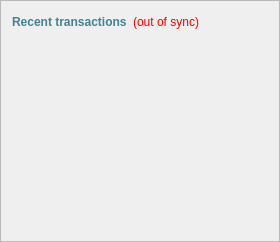
      <widget class="QFrame" name="frame_2">
       <property name="frameShape">
        <enum>QFrame::StyledPanel</enum>
       </property>
       <property name="frameShadow">
        <enum>QFrame::Raised</enum>
       </property>
       <layout class="QVBoxLayout" name="verticalLayout">
        <item>
         <layout class="QHBoxLayout" name="horizontalLayout_2">
          <item>
           <widget class="QLabel" name="label_4">
            <property name="palette">
             <palette>
              <active>
               <colorrole role="WindowText">
                <brush brushstyle="SolidPattern">
                 <color alpha="255">
                  <red>65</red>
                  <green>130</green>
                  <blue>148</blue>
                 </color>
                </brush>
               </colorrole>
               <colorrole role="Button">
                <brush brushstyle="SolidPattern">
                 <color alpha="255">
                  <red>65</red>
                  <green>130</green>
                  <blue>148</blue>
                 </color>
                </brush>
               </colorrole>
               <colorrole role="Light">
                <brush brushstyle="SolidPattern">
                 <color alpha="255">
                  <red>97</red>
                  <green>195</green>
                  <blue>222</blue>
                 </color>
                </brush>
               </colorrole>
               <colorrole role="Midlight">
                <brush brushstyle="SolidPattern">
                 <color alpha="255">
                  <red>81</red>
                  <green>162</green>
                  <blue>185</blue>
                 </color>
                </brush>
               </colorrole>
               <colorrole role="Dark">
                <brush brushstyle="SolidPattern">
                 <color alpha="255">
                  <red>32</red>
                  <green>65</green>
                  <blue>74</blue>
                 </color>
                </brush>
               </colorrole>
               <colorrole role="Mid">
                <brush brushstyle="SolidPattern">
                 <color alpha="255">
                  <red>43</red>
                  <green>87</green>
                  <blue>99</blue>
                 </color>
                </brush>
               </colorrole>
               <colorrole role="Text">
                <brush brushstyle="SolidPattern">
                 <color alpha="255">
                  <red>65</red>
                  <green>130</green>
                  <blue>148</blue>
                 </color>
                </brush>
               </colorrole>
               <colorrole role="BrightText">
                <brush brushstyle="SolidPattern">
                 <color alpha="255">
                  <red>255</red>
                  <green>255</green>
                  <blue>255</blue>
                 </color>
                </brush>
               </colorrole>
               <colorrole role="ButtonText">
                <brush brushstyle="SolidPattern">
                 <color alpha="255">
                  <red>0</red>
                  <green>0</green>
                  <blue>0</blue>
                 </color>
                </brush>
               </colorrole>
               <colorrole role="Base">
                <brush brushstyle="SolidPattern">
                 <color alpha="255">
                  <red>255</red>
                  <green>255</green>
                  <blue>255</blue>
                 </color>
                </brush>
               </colorrole>
               <colorrole role="Window">
                <brush brushstyle="SolidPattern">
                 <color alpha="255">
                  <red>65</red>
                  <green>130</green>
                  <blue>148</blue>
                 </color>
                </brush>
               </colorrole>
               <colorrole role="Shadow">
                <brush brushstyle="SolidPattern">
                 <color alpha="255">
                  <red>0</red>
                  <green>0</green>
                  <blue>0</blue>
                 </color>
                </brush>
               </colorrole>
               <colorrole role="AlternateBase">
                <brush brushstyle="SolidPattern">
                 <color alpha="255">
                  <red>160</red>
                  <green>192</green>
                  <blue>201</blue>
                 </color>
                </brush>
               </colorrole>
               <colorrole role="ToolTipBase">
                <brush brushstyle="SolidPattern">
                 <color alpha="255">
                  <red>255</red>
                  <green>255</green>
                  <blue>220</blue>
                 </color>
                </brush>
               </colorrole>
               <colorrole role="ToolTipText">
                <brush brushstyle="SolidPattern">
                 <color alpha="255">
                  <red>0</red>
                  <green>0</green>
                  <blue>0</blue>
                 </color>
                </brush>
               </colorrole>
              </active>
              <inactive>
               <colorrole role="WindowText">
                <brush brushstyle="SolidPattern">
                 <color alpha="255">
                  <red>65</red>
                  <green>130</green>
                  <blue>148</blue>
                 </color>
                </brush>
               </colorrole>
               <colorrole role="Button">
                <brush brushstyle="SolidPattern">
                 <color alpha="255">
                  <red>65</red>
                  <green>130</green>
                  <blue>148</blue>
                 </color>
                </brush>
               </colorrole>
               <colorrole role="Light">
                <brush brushstyle="SolidPattern">
                 <color alpha="255">
                  <red>97</red>
                  <green>195</green>
                  <blue>222</blue>
                 </color>
                </brush>
               </colorrole>
               <colorrole role="Midlight">
                <brush brushstyle="SolidPattern">
                 <color alpha="255">
                  <red>81</red>
                  <green>162</green>
                  <blue>185</blue>
                 </color>
                </brush>
               </colorrole>
               <colorrole role="Dark">
                <brush brushstyle="SolidPattern">
                 <color alpha="255">
                  <red>32</red>
                  <green>65</green>
                  <blue>74</blue>
                 </color>
                </brush>
               </colorrole>
               <colorrole role="Mid">
                <brush brushstyle="SolidPattern">
                 <color alpha="255">
                  <red>43</red>
                  <green>87</green>
                  <blue>99</blue>
                 </color>
                </brush>
               </colorrole>
               <colorrole role="Text">
                <brush brushstyle="SolidPattern">
                 <color alpha="255">
                  <red>65</red>
                  <green>130</green>
                  <blue>148</blue>
                 </color>
                </brush>
               </colorrole>
               <colorrole role="BrightText">
                <brush brushstyle="SolidPattern">
                 <color alpha="255">
                  <red>255</red>
                  <green>255</green>
                  <blue>255</blue>
                 </color>
                </brush>
               </colorrole>
               <colorrole role="ButtonText">
                <brush brushstyle="SolidPattern">
                 <color alpha="255">
                  <red>0</red>
                  <green>0</green>
                  <blue>0</blue>
                 </color>
                </brush>
               </colorrole>
               <colorrole role="Base">
                <brush brushstyle="SolidPattern">
                 <color alpha="255">
                  <red>255</red>
                  <green>255</green>
                  <blue>255</blue>
                 </color>
                </brush>
               </colorrole>
               <colorrole role="Window">
                <brush brushstyle="SolidPattern">
                 <color alpha="255">
                  <red>65</red>
                  <green>130</green>
                  <blue>148</blue>
                 </color>
                </brush>
               </colorrole>
               <colorrole role="Shadow">
                <brush brushstyle="SolidPattern">
                 <color alpha="255">
                  <red>0</red>
                  <green>0</green>
                  <blue>0</blue>
                 </color>
                </brush>
               </colorrole>
               <colorrole role="AlternateBase">
                <brush brushstyle="SolidPattern">
                 <color alpha="255">
                  <red>160</red>
                  <green>192</green>
                  <blue>201</blue>
                 </color>
                </brush>
               </colorrole>
               <colorrole role="ToolTipBase">
                <brush brushstyle="SolidPattern">
                 <color alpha="255">
                  <red>255</red>
                  <green>255</green>
                  <blue>220</blue>
                 </color>
                </brush>
               </colorrole>
               <colorrole role="ToolTipText">
                <brush brushstyle="SolidPattern">
                 <color alpha="255">
                  <red>0</red>
                  <green>0</green>
                  <blue>0</blue>
                 </color>
                </brush>
               </colorrole>
              </inactive>
              <disabled>
               <colorrole role="WindowText">
                <brush brushstyle="SolidPattern">
                 <color alpha="255">
                  <red>32</red>
                  <green>65</green>
                  <blue>74</blue>
                 </color>
                </brush>
               </colorrole>
               <colorrole role="Button">
                <brush brushstyle="SolidPattern">
                 <color alpha="255">
                  <red>65</red>
                  <green>130</green>
                  <blue>148</blue>
                 </color>
                </brush>
               </colorrole>
               <colorrole role="Light">
                <brush brushstyle="SolidPattern">
                 <color alpha="255">
                  <red>97</red>
                  <green>195</green>
                  <blue>222</blue>
                 </color>
                </brush>
               </colorrole>
               <colorrole role="Midlight">
                <brush brushstyle="SolidPattern">
                 <color alpha="255">
                  <red>81</red>
                  <green>162</green>
                  <blue>185</blue>
                 </color>
                </brush>
               </colorrole>
               <colorrole role="Dark">
                <brush brushstyle="SolidPattern">
                 <color alpha="255">
                  <red>32</red>
                  <green>65</green>
                  <blue>74</blue>
                 </color>
                </brush>
               </colorrole>
               <colorrole role="Mid">
                <brush brushstyle="SolidPattern">
                 <color alpha="255">
                  <red>43</red>
                  <green>87</green>
                  <blue>99</blue>
                 </color>
                </brush>
               </colorrole>
               <colorrole role="Text">
                <brush brushstyle="SolidPattern">
                 <color alpha="255">
                  <red>32</red>
                  <green>65</green>
                  <blue>74</blue>
                 </color>
                </brush>
               </colorrole>
               <colorrole role="BrightText">
                <brush brushstyle="SolidPattern">
                 <color alpha="255">
                  <red>255</red>
                  <green>255</green>
                  <blue>255</blue>
                 </color>
                </brush>
               </colorrole>
               <colorrole role="ButtonText">
                <brush brushstyle="SolidPattern">
                 <color alpha="255">
                  <red>32</red>
                  <green>65</green>
                  <blue>74</blue>
                 </color>
                </brush>
               </colorrole>
               <colorrole role="Base">
                <brush brushstyle="SolidPattern">
                 <color alpha="255">
                  <red>65</red>
                  <green>130</green>
                  <blue>148</blue>
                 </color>
                </brush>
               </colorrole>
               <colorrole role="Window">
                <brush brushstyle="SolidPattern">
                 <color alpha="255">
                  <red>65</red>
                  <green>130</green>
                  <blue>148</blue>
                 </color>
                </brush>
               </colorrole>
               <colorrole role="Shadow">
                <brush brushstyle="SolidPattern">
                 <color alpha="255">
                  <red>0</red>
                  <green>0</green>
                  <blue>0</blue>
                 </color>
                </brush>
               </colorrole>
               <colorrole role="AlternateBase">
                <brush brushstyle="SolidPattern">
                 <color alpha="255">
                  <red>65</red>
                  <green>130</green>
                  <blue>148</blue>
                 </color>
                </brush>
               </colorrole>
               <colorrole role="ToolTipBase">
                <brush brushstyle="SolidPattern">
                 <color alpha="255">
                  <red>255</red>
                  <green>255</green>
                  <blue>220</blue>
                 </color>
                </brush>
               </colorrole>
               <colorrole role="ToolTipText">
                <brush brushstyle="SolidPattern">
                 <color alpha="255">
                  <red>0</red>
                  <green>0</green>
                  <blue>0</blue>
                 </color>
                </brush>
               </colorrole>
              </disabled>
             </palette>
            </property>
            <property name="text">
             <string>&lt;b&gt;Recent transactions&lt;/b&gt;</string>
            </property>
           </widget>
          </item>
          <item>
           <widget class="QLabel" name="labelTransactionsStatus">
            <property name="toolTip">
             <string>The displayed information may be out of date. Your wallet automatically synchronizes with the Zorbacoin network after a connection is established, but this process has not completed yet.</string>
            </property>
            <property name="styleSheet">
             <string notr="true">QLabel { color: red; }</string>
            </property>
            <property name="text">
             <string notr="true">(out of sync)</string>
            </property>
            <property name="alignment">
             <set>Qt::AlignRight|Qt::AlignTrailing|Qt::AlignVCenter</set>
            </property>
           </widget>
          </item>
          <item>
           <spacer name="horizontalSpacer">
            <property name="orientation">
             <enum>Qt::Horizontal</enum>
            </property>
            <property name="sizeHint" stdset="0">
             <size>
              <width>40</width>
              <height>20</height>
             </size>
            </property>
           </spacer>
          </item>
         </layout>
        </item>
        <item>
         <widget class="QListView" name="listTransactions">
          <property name="palette">
           <palette>
            <active>
             <colorrole role="WindowText">
              <brush brushstyle="SolidPattern">
               <color alpha="255">
                <red>255</red>
                <green>255</green>
                <blue>255</blue>
               </color>
              </brush>
             </colorrole>
             <colorrole role="Button">
              <brush brushstyle="SolidPattern">
               <color alpha="0">
                <red>0</red>
                <green>0</green>
                <blue>0</blue>
               </color>
              </brush>
             </colorrole>
             <colorrole role="Light">
              <brush brushstyle="SolidPattern">
               <color alpha="0">
                <red>0</red>
                <green>0</green>
                <blue>0</blue>
               </color>
              </brush>
             </colorrole>
             <colorrole role="Midlight">
              <brush brushstyle="SolidPattern">
               <color alpha="0">
                <red>0</red>
                <green>0</green>
                <blue>0</blue>
               </color>
              </brush>
             </colorrole>
             <colorrole role="Dark">
              <brush brushstyle="SolidPattern">
               <color alpha="0">
                <red>0</red>
                <green>0</green>
                <blue>0</blue>
               </color>
              </brush>
             </colorrole>
             <colorrole role="Mid">
              <brush brushstyle="SolidPattern">
               <color alpha="0">
                <red>0</red>
                <green>0</green>
                <blue>0</blue>
               </color>
              </brush>
             </colorrole>
             <colorrole role="Text">
              <brush brushstyle="SolidPattern">
               <color alpha="255">
                <red>255</red>
                <green>255</green>
                <blue>255</blue>
               </color>
              </brush>
             </colorrole>
             <colorrole role="BrightText">
              <brush brushstyle="SolidPattern">
               <color alpha="255">
                <red>255</red>
                <green>255</green>
                <blue>255</blue>
               </color>
              </brush>
             </colorrole>
             <colorrole role="ButtonText">
              <brush brushstyle="SolidPattern">
               <color alpha="255">
                <red>255</red>
                <green>255</green>
                <blue>255</blue>
               </color>
              </brush>
             </colorrole>
             <colorrole role="Base">
              <brush brushstyle="NoBrush">
               <color alpha="255">
                <red>0</red>
                <green>0</green>
                <blue>0</blue>
               </color>
              </brush>
             </colorrole>
             <colorrole role="Window">
              <brush brushstyle="SolidPattern">
               <color alpha="0">
                <red>0</red>
                <green>0</green>
                <blue>0</blue>
               </color>
              </brush>
             </colorrole>
             <colorrole role="Shadow">
              <brush brushstyle="SolidPattern">
               <color alpha="255">
                <red>27</red>
                <green>146</green>
                <blue>179</blue>
               </color>
              </brush>
             </colorrole>
             <colorrole role="Highlight">
              <brush brushstyle="SolidPattern">
               <color alpha="255">
                <red>27</red>
                <green>146</green>
                <blue>179</blue>
               </color>
              </brush>
             </colorrole>
             <colorrole role="AlternateBase">
              <brush brushstyle="SolidPattern">
               <color alpha="127">
                <red>255</red>
                <green>255</green>
                <blue>255</blue>
               </color>
              </brush>
             </colorrole>
             <colorrole role="ToolTipBase">
              <brush brushstyle="SolidPattern">
               <color alpha="255">
                <red>255</red>
                <green>255</green>
                <blue>255</blue>
               </color>
              </brush>
             </colorrole>
             <colorrole role="ToolTipText">
              <brush brushstyle="SolidPattern">
               <color alpha="255">
                <red>255</red>
                <green>255</green>
                <blue>255</blue>
               </color>
              </brush>
             </colorrole>
            </active>
            <inactive>
             <colorrole role="WindowText">
              <brush brushstyle="SolidPattern">
               <color alpha="255">
                <red>255</red>
                <green>255</green>
                <blue>255</blue>
               </color>
              </brush>
             </colorrole>
             <colorrole role="Button">
              <brush brushstyle="SolidPattern">
               <color alpha="0">
                <red>0</red>
                <green>0</green>
                <blue>0</blue>
               </color>
              </brush>
             </colorrole>
             <colorrole role="Light">
              <brush brushstyle="SolidPattern">
               <color alpha="0">
                <red>0</red>
                <green>0</green>
                <blue>0</blue>
               </color>
              </brush>
             </colorrole>
             <colorrole role="Midlight">
              <brush brushstyle="SolidPattern">
               <color alpha="0">
                <red>0</red>
                <green>0</green>
                <blue>0</blue>
               </color>
              </brush>
             </colorrole>
             <colorrole role="Dark">
              <brush brushstyle="SolidPattern">
               <color alpha="0">
                <red>0</red>
                <green>0</green>
                <blue>0</blue>
               </color>
              </brush>
             </colorrole>
             <colorrole role="Mid">
              <brush brushstyle="SolidPattern">
               <color alpha="0">
                <red>0</red>
                <green>0</green>
                <blue>0</blue>
               </color>
              </brush>
             </colorrole>
             <colorrole role="Text">
              <brush brushstyle="SolidPattern">
               <color alpha="255">
                <red>255</red>
                <green>255</green>
                <blue>255</blue>
               </color>
              </brush>
             </colorrole>
             <colorrole role="BrightText">
              <brush brushstyle="SolidPattern">
               <color alpha="255">
                <red>255</red>
                <green>255</green>
                <blue>255</blue>
               </color>
              </brush>
             </colorrole>
             <colorrole role="ButtonText">
              <brush brushstyle="SolidPattern">
               <color alpha="255">
                <red>255</red>
                <green>255</green>
                <blue>255</blue>
               </color>
              </brush>
             </colorrole>
             <colorrole role="Base">
              <brush brushstyle="NoBrush">
               <color alpha="255">
                <red>0</red>
                <green>0</green>
                <blue>0</blue>
               </color>
              </brush>
             </colorrole>
             <colorrole role="Window">
              <brush brushstyle="SolidPattern">
               <color alpha="0">
                <red>0</red>
                <green>0</green>
                <blue>0</blue>
               </color>
              </brush>
             </colorrole>
             <colorrole role="Shadow">
              <brush brushstyle="SolidPattern">
               <color alpha="255">
                <red>27</red>
                <green>146</green>
                <blue>179</blue>
               </color>
              </brush>
             </colorrole>
             <colorrole role="Highlight">
              <brush brushstyle="SolidPattern">
               <color alpha="255">
                <red>27</red>
                <green>146</green>
                <blue>179</blue>
               </color>
              </brush>
             </colorrole>
             <colorrole role="AlternateBase">
              <brush brushstyle="SolidPattern">
               <color alpha="127">
                <red>255</red>
                <green>255</green>
                <blue>255</blue>
               </color>
              </brush>
             </colorrole>
             <colorrole role="ToolTipBase">
              <brush brushstyle="SolidPattern">
               <color alpha="255">
                <red>255</red>
                <green>255</green>
                <blue>255</blue>
               </color>
              </brush>
             </colorrole>
             <colorrole role="ToolTipText">
              <brush brushstyle="SolidPattern">
               <color alpha="255">
                <red>255</red>
                <green>255</green>
                <blue>255</blue>
               </color>
              </brush>
             </colorrole>
            </inactive>
            <disabled>
             <colorrole role="WindowText">
              <brush brushstyle="SolidPattern">
               <color alpha="0">
                <red>0</red>
                <green>0</green>
                <blue>0</blue>
               </color>
              </brush>
             </colorrole>
             <colorrole role="Button">
              <brush brushstyle="SolidPattern">
               <color alpha="0">
                <red>0</red>
                <green>0</green>
                <blue>0</blue>
               </color>
              </brush>
             </colorrole>
             <colorrole role="Light">
              <brush brushstyle="SolidPattern">
               <color alpha="0">
                <red>0</red>
                <green>0</green>
                <blue>0</blue>
               </color>
              </brush>
             </colorrole>
             <colorrole role="Midlight">
              <brush brushstyle="SolidPattern">
               <color alpha="0">
                <red>0</red>
                <green>0</green>
                <blue>0</blue>
               </color>
              </brush>
             </colorrole>
             <colorrole role="Dark">
              <brush brushstyle="SolidPattern">
               <color alpha="0">
                <red>0</red>
                <green>0</green>
                <blue>0</blue>
               </color>
              </brush>
             </colorrole>
             <colorrole role="Mid">
              <brush brushstyle="SolidPattern">
               <color alpha="0">
                <red>0</red>
                <green>0</green>
                <blue>0</blue>
               </color>
              </brush>
             </colorrole>
             <colorrole role="Text">
              <brush brushstyle="SolidPattern">
               <color alpha="0">
                <red>0</red>
                <green>0</green>
                <blue>0</blue>
               </color>
              </brush>
             </colorrole>
             <colorrole role="BrightText">
              <brush brushstyle="SolidPattern">
               <color alpha="255">
                <red>255</red>
                <green>255</green>
                <blue>255</blue>
               </color>
              </brush>
             </colorrole>
             <colorrole role="ButtonText">
              <brush brushstyle="SolidPattern">
               <color alpha="0">
                <red>0</red>
                <green>0</green>
                <blue>0</blue>
               </color>
              </brush>
             </colorrole>
             <colorrole role="Base">
              <brush brushstyle="NoBrush">
               <color alpha="255">
                <red>0</red>
                <green>0</green>
                <blue>0</blue>
               </color>
              </brush>
             </colorrole>
             <colorrole role="Window">
              <brush brushstyle="SolidPattern">
               <color alpha="0">
                <red>0</red>
                <green>0</green>
                <blue>0</blue>
               </color>
              </brush>
             </colorrole>
             <colorrole role="Shadow">
              <brush brushstyle="SolidPattern">
               <color alpha="255">
                <red>27</red>
                <green>146</green>
                <blue>179</blue>
               </color>
              </brush>
             </colorrole>
             <colorrole role="Highlight">
              <brush brushstyle="SolidPattern">
               <color alpha="255">
                <red>51</red>
                <green>153</green>
                <blue>255</blue>
               </color>
              </brush>
             </colorrole>
             <colorrole role="AlternateBase">
              <brush brushstyle="SolidPattern">
               <color alpha="127">
                <red>255</red>
                <green>255</green>
                <blue>255</blue>
               </color>
              </brush>
             </colorrole>
             <colorrole role="ToolTipBase">
              <brush brushstyle="SolidPattern">
               <color alpha="255">
                <red>255</red>
                <green>255</green>
                <blue>255</blue>
               </color>
              </brush>
             </colorrole>
             <colorrole role="ToolTipText">
              <brush brushstyle="SolidPattern">
               <color alpha="255">
                <red>255</red>
                <green>255</green>
                <blue>255</blue>
               </color>
              </brush>
             </colorrole>
            </disabled>
           </palette>
          </property>
          <property name="styleSheet">
           <string notr="true">QListView { background: transparent; }</string>
          </property>
          <property name="frameShape">
           <enum>QFrame::NoFrame</enum>
          </property>
          <property name="verticalScrollBarPolicy">
           <enum>Qt::ScrollBarAlwaysOff</enum>
          </property>
          <property name="horizontalScrollBarPolicy">
           <enum>Qt::ScrollBarAlwaysOff</enum>
          </property>
          <property name="selectionMode">
           <enum>QAbstractItemView::NoSelection</enum>
          </property>
         </widget>
        </item>
       </layout>
      </widget>
